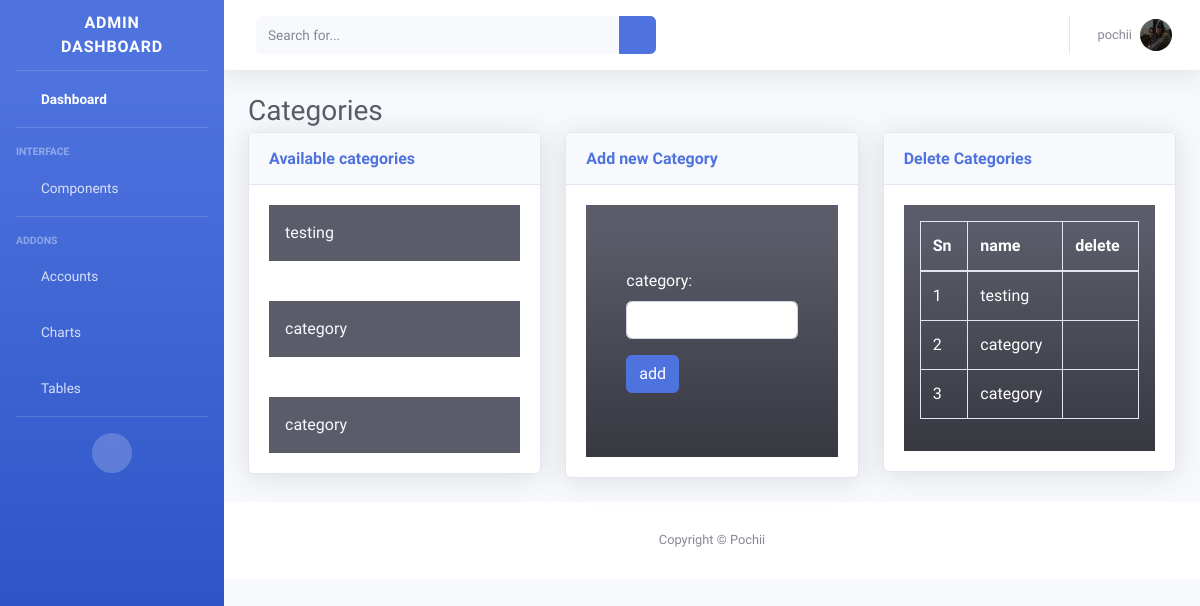
/UtilityCategoryView/ (signed in), run on the app's committed database.
### accounts/models.py (models this page shows, shortened)
class Profile(models.Model):
    user = models.OneToOneField(User, on_delete=models.CASCADE,null=True)
    avatar = models.ImageField(null=True, blank=True)
    phone = models.PositiveIntegerField(blank=True,null=True)
    address = models.CharField(max_length=100)
    class Meta:
        verbose_name_plural = 'Profiles'

### core/models.py (models this page shows, shortened)
class Category(models.Model):
    user = models.ForeignKey(User, on_delete=models.CASCADE, null=True)
    name = models.CharField(max_length=50)
    class Meta:
        verbose_name_plural = 'categories'

### core/views.py (the view)
# urls.py: path('UtilityCategoryView/', UtilityCategoryView.as_view(), name='UtilityCategoryView'),
class UtilityCategoryView(View):
    template_name = 'categories.html'
    def get(self, request):
        category = Category.objects.filter(user=request.user)
        context = {'category': category}
        return render(request, 'categories.html', context)

### templates/categories.html (shortened to what this page needs)
{% extends 'index.html' %}
{% load static %}
            {% block content %}
            <div id="content">
                <div class="container-fluid">
                    <h1 class="h3 mb-1 text-gray-800">Categories</h1>
                    <div class="row">
                        <div class="col-lg-4">
                            <div class="card shadow mb-4">
                                <div class="card-header py-3">
                                    <h6 class="m-0 font-weight-bold text-primary">Available categories</h6>
                                </div>
                                {% for category in category %}
                                <div class="card-body">
                                    <p class="text-gray-100 p-3 bg-dark m-0">{{ category.name }}</p>
                                </div>
                                {% endfor %}
                            </div>
                        </div>
                        <div class="col-lg-4">
                            <div class="card shadow mb-4">
                                <div class="card-header py-3">
                                    <h6 class="m-0 font-weight-bold text-primary">Add new Category
                                    </h6>
                                </div>
                                <div class="card-body">
                                    <div class="px-3 py-5 bg-gradient-dark text-white">
                                        <form class="px-4 py-3" method="post" action="{% url 'AddCategoryView' %}">
                                            <div class="form-group">
                                                <label for="category">category:</label>
                                                <input class="form-control" id="category" name="category" type="text" required="required">
                                            </div>
                                            <button  class="btn btn-primary" type="submit">add</button>
                                        </form>
                                    </div>
                                </div>
                            </div>
                        </div>
                        <div class="col-lg-4">
                            <div class="card shadow mb-4">
                                <div class="card-header py-3">
                                    <h6 class="m-0 font-weight-bold text-primary">Delete Categories
                                    </h6>
                                </div>
                                <div class="card-body">
                                    <div class="p-3 bg-gradient-dark">
                                        <table class="table table-bordered text-white">
                                            <thead>
                                            <tr>
                                                <th>Sn</th>
                                                <th>name</th>
                                                <th>delete</th>
                                            </tr>
                                            <tbody>
                                        {% for category in category %}
                                             <tr>
                                                 <td>{{ forloop.counter }}</td>
                                                 <td>{{ category.name }}</td>
                                                 <td><a href="{% url 'DeleteCategoryView' category.id %}"><i class="fa fa-trash"></i></a> </td>
                                             </tr>
                                        {% endfor %}
                                             </tbody>
                                            </thead>
                                        </table>
                                    </div>
                                </div>
                            </div>
                        </div>
                    </div>
                </div>
            </div>
            {% endblock %}

### templates/index.html (shortened to what this page needs)
{% load static %}
<!DOCTYPE html>
<html lang="en">
<head>
    <link href="{% static 'vendor/fontawesome-free/css/all.min.css' %}" rel="stylesheet" type="text/css">
    <link href="{% static 'css/sb-admin-2.min.css' %}" rel="stylesheet">
</head>
<body id="page-top">
    <div id="wrapper">
        <ul class="navbar-nav bg-gradient-primary sidebar sidebar-dark accordion" id="accordionSidebar">
            <a class="sidebar-brand d-flex align-items-center justify-content-center" href="{% url 'BaseView' %}">
                <div class="sidebar-brand-text mx-3">Admin Dashboard</div>
            </a>
            <hr class="sidebar-divider my-0">
            <li class="nav-item active">
                <a class="nav-link" href="{% url 'BaseView' %}">
                    <i class="fas fa-fw fa-tachometer-alt"></i>
                    <span>Dashboard</span></a>
            </li>
            {% if user.is_authenticated %}
            <hr class="sidebar-divider">
            <div class="sidebar-heading">
                Interface
            </div>
            <li class="nav-item">
                <a class="nav-link collapsed" href="#" data-toggle="collapse" data-target="#collapseTwo"
                    aria-expanded="true" aria-controls="collapseTwo">
                    <i class="fas fa-fw fa-cog"></i>
                    <span>Components</span>
                </a>
            </li>
            <hr class="sidebar-divider">
            <div class="sidebar-heading">
                Addons
            </div>
            <li class="nav-item">
                <a class="nav-link collapsed" href="#" data-toggle="collapse" data-target="#collapsePages"
                    aria-expanded="true" aria-controls="collapsePages">
                    <i class="fas fa-fw fa-folder"></i>
                    <span>Accounts</span>
                </a>
            </li>
            <li class="nav-item">
                <a class="nav-link" href="{% url 'ChartsView' %}">
                    <i class="fas fa-fw fa-chart-area"></i>
                    <span>Charts</span></a>
            </li>
            <li class="nav-item">
                <a class="nav-link" href="{% url 'TablesView' %}">
                    <i class="fas fa-fw fa-table"></i>
                    <span>Tables</span></a>
            </li>
      {% endif %}
            <hr class="sidebar-divider d-none d-md-block">
            <div class="text-center d-none d-md-inline">
                <button class="rounded-circle border-0" id="sidebarToggle"></button>
            </div>
        </ul>
        <div id="content-wrapper" class="d-flex flex-column">
            <div id="content">
                <nav class="navbar navbar-expand navbar-light bg-white topbar mb-4 static-top shadow">
                    <form
                        class="d-none d-sm-inline-block form-inline mr-auto ml-md-3 my-2 my-md-0 mw-100 navbar-search">
                        <div class="input-group">
                            <input type="text" class="form-control bg-light border-0 small" placeholder="Search for..."
                                aria-label="Search" aria-describedby="basic-addon2">
                            <div class="input-group-append">
                                <button class="btn btn-primary" type="button">
                                    <i class="fas fa-search fa-sm"></i>
                                </button>
                            </div>
                        </div>
                    </form>
                    <ul class="navbar-nav ml-auto">
                      {% if user.is_authenticated %}
                        <li class="nav-item dropdown no-arrow">
                            <a class="nav-link dropdown-toggle" href="#" id="userDropdown" role="button"
                                data-toggle="dropdown" aria-haspopup="true" aria-expanded="false">
                                <span class="mr-2 d-none d-lg-inline text-gray-600 small">{{ request.user }}</span>
                                <img class="img-profile rounded-circle"
                                    src="{{ user.profile.avatar.url }}">
                            </a>
                        </li>
                        {% endif %}
                    </ul>
                </nav>
                {% block content %}{% endblock %}
            <footer class="sticky-footer bg-white">
                <div class="container my-auto">
                    <div class="copyright text-center my-auto">
                        <span>Copyright &copy; Pochii</span>
                    </div>
                </div>
            </footer>
        </div>
    </div>
</body>
</html>

### data on the page
Category: name "testing"
Category: name "category"
Category: name "category"

### other printed values
{{ request.user }} "pochii"
